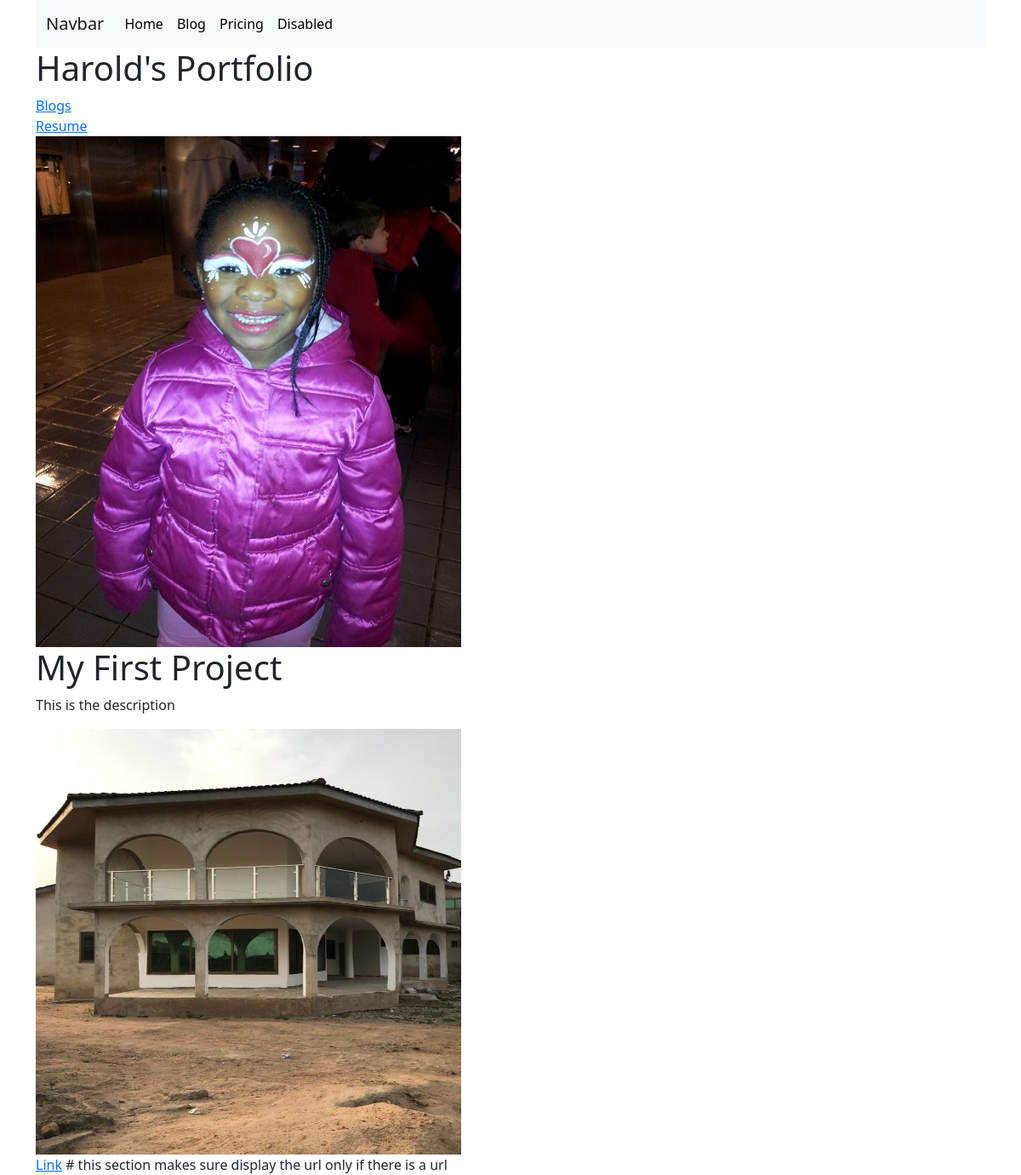
The page / on the database its author committed.
### portfolio/models.py (models this page shows, shortened)
class Project(models.Model):
    title = models.CharField(max_length=100)
    description = models.CharField(max_length=250)
    image = models.ImageField(upload_to='portfolio/images/')
    url = models.URLField(blank=True) # blank=True allows us to have blank usrls

### portfolio/views.py (the view)
# urls.py: 2. Add a URL to urlpatterns:  path('', views.home, name='home')
def home(request):
    projects = Project.objects.all()   # this grabs all the objects from our the DB into the home page
    return  render(request,  'portfolio/home.html',  {'projects':projects}) # this is the variable from above

### portfolio/templates/portfolio/home.html
{% extends 'portfolio/base.html' %}
{% block content %}
    <h1>Harold's Portfolio</h1>
    {% load static %}
    <a href="{% url 'blog:all_blogs' %}">Blogs</a>
    <br>
    <a href="{% static 'portfolio/resume.pdf' %}">Resume</a>
    <br>
    <img src="{% static 'portfolio/2011-11-18 18.47.49.jpg' %}" alt="" width="500" height="600">
    {% for project in projects %}
      <h1>{{ project.title }}</h1>
      <p>{{ project.description }}</p>
      <img src="{{ project.image.url }}" height=500 width=500>
      <br>
      {% if project.url %}
        <a href="{{ project.url }}">Link</a> # this section makes sure display the url only if there is a url
      {% endif %}
    {% endfor %}
{% endblock %}

### portfolio/static/portfolio/custom.css (style rules this page uses)
body { font-family: 'Roboto', sans-serif; }

### rows shown on the page
Project: title "My First Project", description "This is the description", image (picture)
